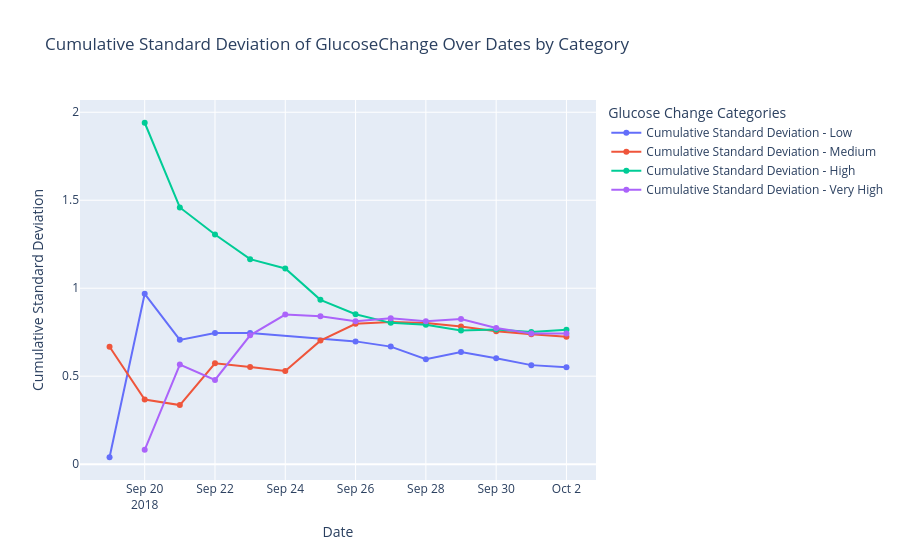

The notebook cell saved with this chart:
### Code cell
def plot_multiple_cumulative_std(data_dict):
    fig = go.Figure()
    
    for label, data in data_dict.items():
        unique_dates = sorted(data['Timestamp'].dt.date.unique())
        cumulative_std = []
        
        for i in range(len(unique_dates)):
            current_data = data[data['Timestamp'].dt.date <= unique_dates[i]]
            std = current_data['GlucoseChange'].std()
            cumulative_std.append(std)
        
        fig.add_trace(go.Scatter(
            x=unique_dates,
            y=cumulative_std,
            mode='lines+markers',
            name=f'Cumulative Standard Deviation - {label}'
        ))
    
    fig.update_layout(
        title="Cumulative Standard Deviation of GlucoseChange Over Dates by Category",
        xaxis_title="Date",
        yaxis_title="Cumulative Standard Deviation",
        legend_title="Glucose Change Categories"
    )
    
    fig.show()
data_dict = {
    "Low": actgluco_low,
    "Medium": actgluco_medium,
    "High": actgluco_high,
    "Very High": actgluco_very_high
}

plot_multiple_cumulative_std(data_dict)

### Figure 1 — Plotly figure (JSON) as saved in the notebook; plotly's stock layout.template omitted (floating-point values rounded to 4 significant figures)
{"data": [{"mode": "lines+markers", "name": "Cumulative Standard Deviation - Low", "type": "scatter", "x": ["2018-09-19", "2018-09-20", "2018-09-21", "2018-09-22", "2018-09-23", "2018-09-26", "2018-09-27", "2018-09-28", "2018-09-29", "2018-09-30", "2018-10-01", "2018-10-02"], "y": [0.03924, 0.9681, 0.7064, 0.746, 0.7454, 0.6978, 0.668, 0.5964, 0.637, 0.6025, 0.5628, 0.5512]}, {"mode": "lines+markers", "name": "Cumulative Standard Deviation - Medium", "type": "scatter", "x": ["2018-09-19", "2018-09-20", "2018-09-21", "2018-09-22", "2018-09-23", "2018-09-24", "2018-09-25", "2018-09-26", "2018-09-27", "2018-09-28", "2018-09-29", "2018-09-30", "2018-10-01", "2018-10-02"], "y": [0.6671, 0.3672, 0.3356, 0.5732, 0.5523, 0.5294, 0.7021, 0.7974, 0.8078, 0.8025, 0.7823, 0.7557, 0.7383, 0.7243]}, {"mode": "lines+markers", "name": "Cumulative Standard Deviation - High", "type": "scatter", "x": ["2018-09-19", "2018-09-20", "2018-09-21", "2018-09-22", "2018-09-23", "2018-09-24", "2018-09-25", "2018-09-26", "2018-09-27", "2018-09-28", "2018-09-29", "2018-09-30", "2018-10-01", "2018-10-02"], "y": [null, 1.94, 1.459, 1.305, 1.165, 1.112, 0.9337, 0.8522, 0.8031, 0.7918, 0.7603, 0.7652, 0.7508, 0.7637]}, {"mode": "lines+markers", "name": "Cumulative Standard Deviation - Very High", "type": "scatter", "x": ["2018-09-19", "2018-09-20", "2018-09-21", "2018-09-22", "2018-09-23", "2018-09-24", "2018-09-25", "2018-09-26", "2018-09-27", "2018-09-28", "2018-09-29", "2018-09-30", "2018-10-01", "2018-10-02"], "y": [null, 0.08179, 0.5664, 0.4789, 0.732, 0.8499, 0.8401, 0.8126, 0.829, 0.8115, 0.8249, 0.7742, 0.7431, 0.7422]}], "layout": {"legend": {"title": {"text": "Glucose Change Categories"}}, "title": {"text": "Cumulative Standard Deviation of GlucoseChange Over Dates by Category"}, "xaxis": {"title": {"text": "Date"}}, "yaxis": {"title": {"text": "Cumulative Standard Deviation"}}}}
